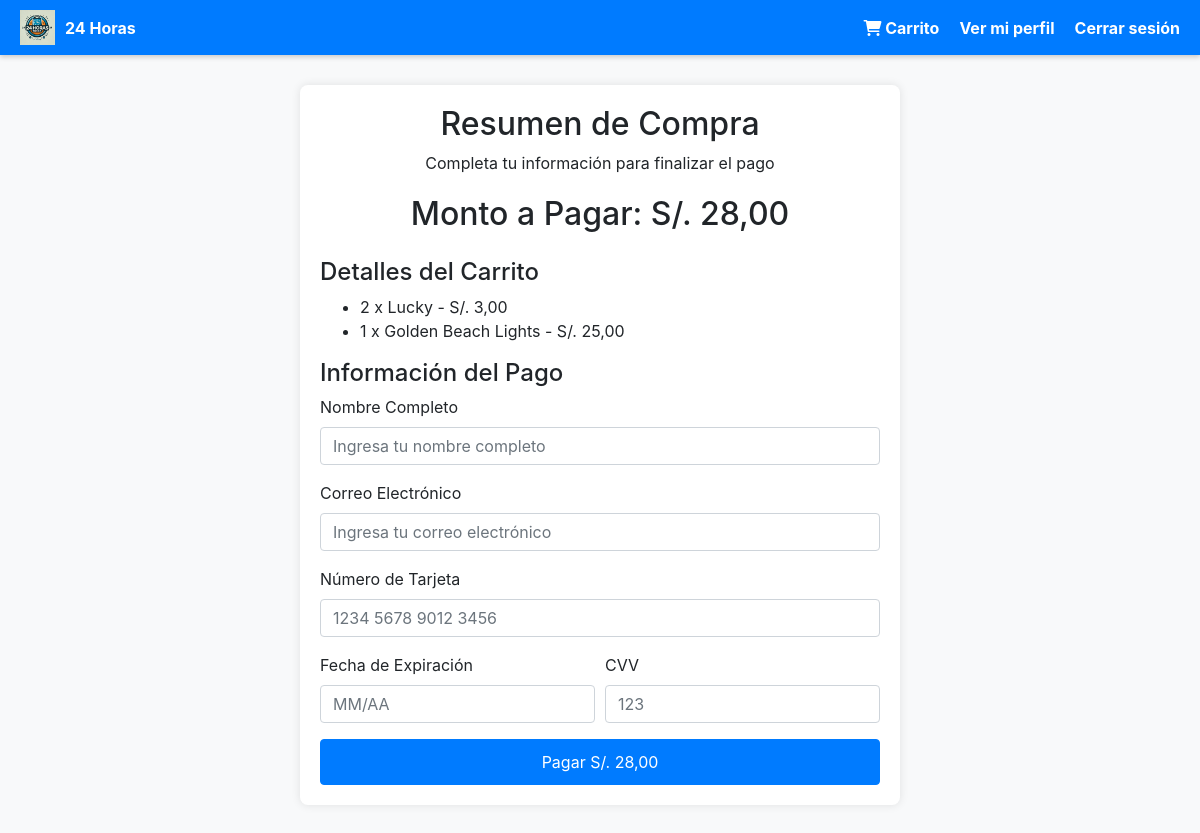
Screenshot of /productos/checkout/ (signed in) with the database file from the repository.
### productos/models.py (models this page shows, shortened)
class CartItem(models.Model):
    user = models.ForeignKey(User, on_delete=models.CASCADE)
    producto = models.ForeignKey('Producto', on_delete=models.CASCADE)  # Usa el nombre como cadena
    quantity = models.PositiveIntegerField(default=1)
    def get_total_price(self):
        return self.quantity * self.producto.precio

class Producto(models.Model):
    nombre = models.CharField(max_length=100)
    descripcion = models.TextField()
    precio = models.DecimalField(max_digits=10, decimal_places=2)
    imagen = models.ImageField(upload_to='productos/')
    tipo = models.ForeignKey('TipoProducto', on_delete=models.CASCADE, related_name='productos', null=True, blank=True)

### productos/views.py (the view)
# urls.py: path('checkout/', views.view_checkout, name='checkout'),
def view_checkout(request):
    carrito_items = CartItem.objects.filter(user=request.user)
    total_carrito = sum(item.get_total_price() for item in carrito_items)
    context = {
        'total_carrito': total_carrito,
        'carrito_items': carrito_items,
    }
    return render(request, 'productos/checkout.html', context)

### productos/templates/productos/checkout.html (shortened to what this page needs)
{% load static %}
<!DOCTYPE html>
<html lang="es">
<head>
    <link rel="stylesheet" href="https://stackpath.bootstrapcdn.com/bootstrap/4.5.2/css/bootstrap.min.css">
    <link rel="stylesheet" href="https://cdnjs.cloudflare.com/ajax/libs/font-awesome/6.0.0-beta3/css/all.min.css">
</head>
<body>
    <nav class="navbar">
        <a href="{% url 'productos:lista_categorias' %}" class="logo">
            <img src="{% static 'productos/images/logo.png' %}" alt="24 Horas Logo">
            <span>24 Horas</span>
        </a>
        <div class="nav-links">
            <a href="{% url 'productos:cart_view' %}"><i class="fas fa-shopping-cart"></i> Carrito</a>
            <a href="{% url 'productos:user_profile' %}">Ver mi perfil</a>
            <a href="{% url 'productos:logout' %}">Cerrar sesión</a>
        </div>
    </nav>
    <div class="checkout-container">
        <div class="checkout-header">
            <h2>Resumen de Compra</h2>
            <p>Completa tu información para finalizar el pago</p>
        </div>
        <div class="total-amount text-center">
            <h2 class="text-xl font-semibold text-center mb-4">Monto a Pagar: S/. {{ total_carrito|floatformat:2 }}</h2>
        </div>
        <h4>Detalles del Carrito</h4>
        <ul>
            {% for item in carrito_items %}
                <li>{{ item.quantity }} x {{ item.producto.nombre }} - S/. {{ item.get_total_price|floatformat:2 }}</li>
            {% endfor %}
        </ul>
        <form action="" method="post">
            <h4>Información del Pago</h4>
            <div class="form-group">
                <label for="name">Nombre Completo</label>
                <input type="text" id="name" name="name" class="form-control" placeholder="Ingresa tu nombre completo" required>
            </div>
            <div class="form-group">
                <label for="email">Correo Electrónico</label>
                <input type="email" id="email" name="email" class="form-control" placeholder="Ingresa tu correo electrónico" required>
            </div>
            <div class="form-group">
                <label for="card-number">Número de Tarjeta</label>
                <input type="text" id="card-number" name="card-number" class="form-control" placeholder="1234 5678 9012 3456" required>
            </div>
            <div class="form-row">
                <div class="form-group col-md-6">
                    <label for="expiry-date">Fecha de Expiración</label>
                    <input type="text" id="expiry-date" name="expiry-date" class="form-control" placeholder="MM/AA" required>
                </div>
                <div class="form-group col-md-6">
                    <label for="cvv">CVV</label>
                    <input type="text" id="cvv" name="cvv" class="form-control" placeholder="123" required>
                </div>
            </div>
            <button type="submit" class="btn btn-primary">Pagar S/. {{ total_carrito|floatformat:2 }}</button>
        </form>
    </div>
</body>
</html>

### productos/templates/productos/checkout.html (style rules this page uses)
.navbar { background-color: #007bff; color: #fff; display: flex; justify-content: space-between; padding: 10px 20px; align-items: center; box-shadow: 0 2px 5px rgba(0, 0, 0, 0.2); }
.navbar .logo { display: flex; align-items: center; text-decoration: none; }
.navbar .logo img { width: 35px; height: auto; margin-right: 10px; }
.navbar .nav-links { display: flex; gap: 20px; }
.navbar a { color: #fff; text-decoration: none; font-weight: bold; }
body { background-color: #f8f9fa; }
.checkout-container { max-width: 600px; margin: 30px auto; padding: 20px; background-color: #ffffff; box-shadow: 0px 0px 10px rgba(0, 0, 0, 0.1); border-radius: 8px; }
.checkout-header { text-align: center; margin-bottom: 20px; }
.btn-primary { width: 100%; padding: 10px; }
.total-amount { font-weight: bold; font-size: 1.5em; margin-bottom: 20px; }

### rows the page displays
CartItem: quantity "2", producto.nombre "Lucky", get_total_price "3,00"
CartItem: quantity "1", producto.nombre "Golden Beach Lights", get_total_price "25,00"

### other values shown
{{ total_carrito|floatformat:2 }} "28,00"
